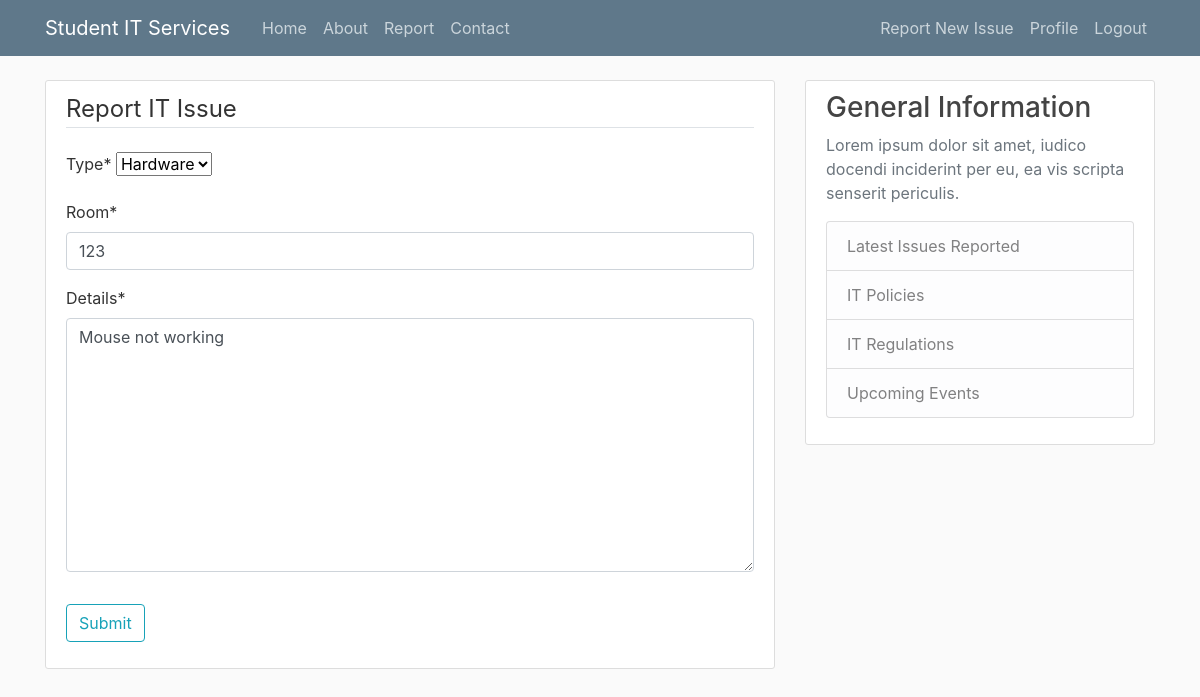
The page /issue/1/update/ (signed in) on the database its author committed.
### itreporting/models.py (models this page shows, shortened)
class Issue(models.Model):
    type = models.CharField(max_length = 100, choices = [('Hardware', 'Hardware'), ('Software', 'Software')])
    room = models.CharField(max_length = 100)
    urgent = models.BooleanField(default = False)
    details = models.TextField()
    date_submitted = models.DateTimeField(default = timezone.now)
    author = models.ForeignKey(User, related_name = 'issues', on_delete = models.CASCADE)

### itreporting/views.py (the view)
# urls.py: path('issue/<int:pk>/update/', PostUpdateView.as_view(), name = 'issue-update'),
class PostUpdateView(LoginRequiredMixin, UserPassesTestMixin, UpdateView):
    model = Issue
    fields = ['type', 'room', 'details']
    def test_func(self):
        issue = self.get_object()
        return self.request.user == issue.author

### itreporting/templates/itreporting/issue_form.html (shortened to what this page needs)
{% extends "itreporting/base.html" %}
{% load crispy_forms_tags %}
{% block content %}
<div class="content-section">
    <form method="POST">
        <fieldset class="form-group">
            <legend class="border-bottom mb-4">Report IT Issue</legend>
            {{ form | crispy }}
        </fieldset>
        <div class="form-group">
            <button class="btn btn-outline-info" type="submit">Submit</button>
        </div>
    </form>
</div>
{% endblock content %}

### itreporting/static/css/style.css (style rules this page uses)
html { position: relative; min-height: 100%; }
body { background: #fafafa; color: #333333; margin-top: 5rem; margin-bottom: 50px; }
.content-section { background: #ffffff; padding: 10px 20px; border: 1px solid #dddddd; border-radius: 3px; margin-bottom: 20px; }

### rows shown on the page
Issue: type "Hardware", room "123", details "Mouse not working"
